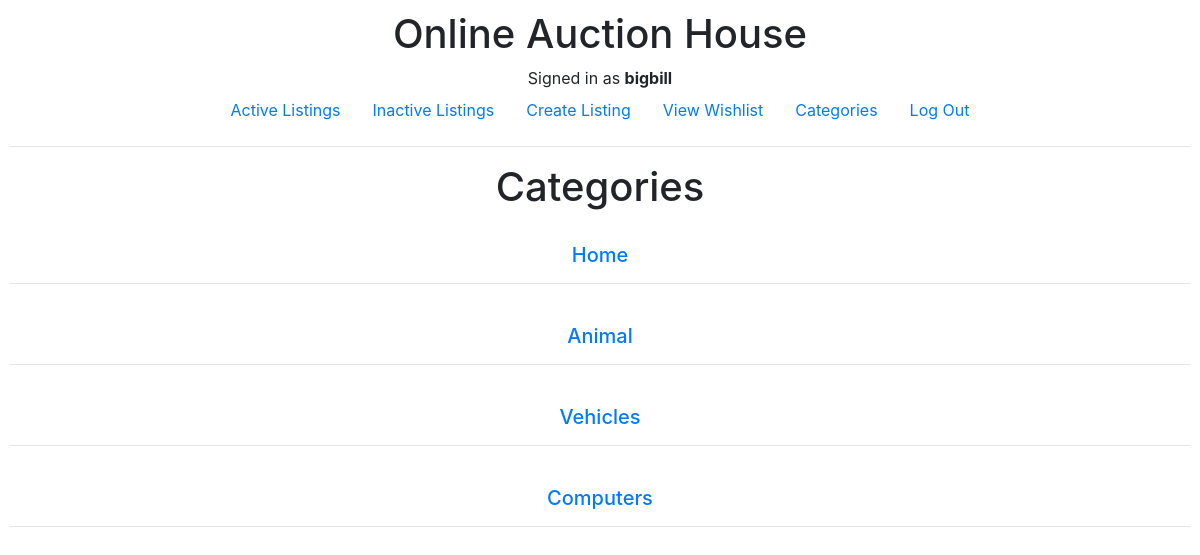
Page /categories (signed in) on the committed database.
### auctions/models.py (models this page shows, shortened)
class User(AbstractUser):
    pass

class AuctionListing(models.Model):
    user = models.ForeignKey(User, on_delete = models.CASCADE, related_name = "seller")
    title = models.CharField(max_length = 64)
    description = models.TextField()
    start_bid = models.IntegerField()
    image = models.URLField(blank = True)
    category = models.CharField(blank = True, max_length = 64)
    active = models.BooleanField(blank = False, default = True)
    winner = models.ForeignKey(User, blank = True, on_delete = models.CASCADE, related_name = "buyer", null = True)

### auctions/views.py (the view)
# urls.py: path("categories", views.categories, name="categories"),
def categories(request):
    categories = AuctionListing.objects.values_list('category', flat=True).distinct()
    return render(request, "auctions/category.html", {
        "categories": categories
    })

### auctions/templates/auctions/category.html
{% extends "auctions/layout.html" %}
{% block body %}
<h1>Categories</h1>
{% if categories %}
    {% for category in categories %}
        <br>
        <h5><a href="{% url 'category_listings' category %}"> {{ category }} </h5>
        <hr>
    {% endfor %}
{% else %}
    <h5>No categories listed</h5>
{% endif %}
{% endblock %}

### auctions/templates/auctions/layout.html (shortened to what this page needs)
{% load static %}
<!DOCTYPE html>
<html lang="en">
    <head>
        <link rel="stylesheet" href="https://stackpath.bootstrapcdn.com/bootstrap/4.4.1/css/bootstrap.min.css">
        <link href="{% static 'auctions/styles.css' %}" rel="stylesheet">
    </head>
    <body style="text-align:center;">
        <div class="display:flex; align-items:center; justify-content:center;">
        <h1>Online Auction House</h1>
        <div>
            {% if user.is_authenticated %}
                Signed in as <strong>{{ user.username }}</strong>
            {% else %}
                Not signed in.
            {% endif %}
        </div>
        <ul class="nav justify-content-center">
            <li class="nav-item">
                <a class="nav-link" href="{% url 'index' %}">Active Listings</a>
            </li>
            <li class="nav-item">
                <a class="nav-link" href="{% url 'inactive' %}">Inactive Listings</a>
            </li>
            {% if user.is_authenticated %}
            <li class="nav-item">
                <a class="nav-link" href="{% url 'create' %}">Create Listing</a>
            </li>
            <li class="nav-item">
                <a class="nav-link" href="{% url 'watchlist' %}">View Wishlist</a>
            </li>
            <li class="nav-item">
                <a class="nav-link" href="{% url 'categories' %}">Categories</a>
            </li>
                <li class="nav-item">
                    <a class="nav-link" href="{% url 'logout' %}">Log Out</a>
                </li>
            {% endif %}
        </ul>
        <hr>
        {% block body %}
        {% endblock %}
        </div>
    </body>
</html>

### auctions/static/auctions/styles.css (style rules this page uses)
body { padding: 10px; }

### rows in the picture
User: username "bigbill"
AuctionListing: category "Animal"
AuctionListing: category "Vehicles"
AuctionListing: category "Computers"

### other values in the picture
{{ category }} "Home"
